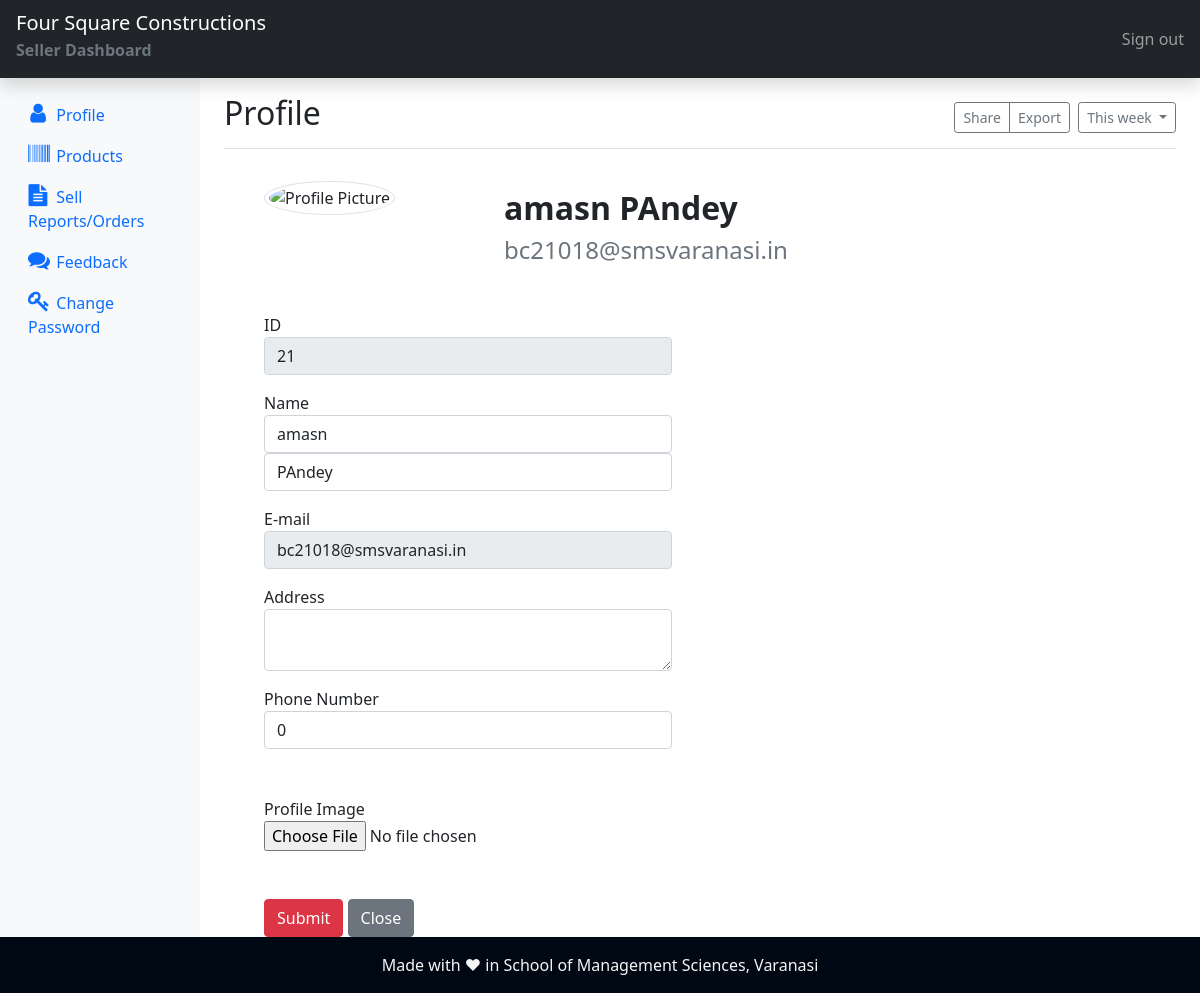
Screenshot of /seller/profile.php (signed in) with the database file from the repository.
### tables this page shows
CREATE TABLE `seller` (
  `se_id` int(11) NOT NULL,
  `se_fname` varchar(255) NOT NULL,
  `se_lname` varchar(255) NOT NULL,
  `se_email` varchar(255) NOT NULL,
  `se_password` varchar(255) NOT NULL,
  `se_img` text NOT NULL,
  `se_number` varchar(11) NOT NULL,
  `se_address` varchar(255) NOT NULL
);

### seller/profile.php (the view, shortened to what this page needs)
<?php
include("dashboard/header.inc.php");
include("dashboard/sidepane.inc.php");
include_once('../dbconnection.php');
?>
    <main class="col-md-9 ms-sm-auto col-lg-10 px-md-4">
      <div class="d-flex justify-content-between flex-wrap flex-md-nowrap align-items-center pt-3 pb-2 mb-3 border-bottom">
        <h1 class="h2">Profile</h1>
        <div class="btn-toolbar mb-2 mb-md-0">
          <div class="btn-group me-2">
            <button type="button" class="btn btn-sm btn-outline-secondary">Share</button>
            <button type="button" class="btn btn-sm btn-outline-secondary">Export</button>
          </div>
          <button type="button" class="btn btn-sm btn-outline-secondary dropdown-toggle">
            This week
          </button>
        </div>
      </div>
      <?php
      $sql = "SELECT * FROM seller WHERE se_email = '{$_SESSION['sellerEmail']}'";
      $result = $conn->query($sql);
      $row = $result->fetch_assoc();
      ?>
      <div class="container-fluid">
        <div class="row">
          <div class="col-md-3">
            <div class="m-3 p 2">
              <img src="<?php if(isset($row['se_img'])){echo $row['se_img'];} ?>" class="img-thumbnail rounded-circle" alt="Profile Picture">
            </div>
          </div>
          <div class="col-md-9 d-flex align-items-center">
            <div class="m-3 p-2">
              <p class="h2"><strong><?php if(isset($row['se_fname'])){echo ($row['se_fname'] ." " . $row['se_lname']);} ?></strong></p>
              <p class="h4 text-muted"><?php if(isset($row['se_email'])){echo $row['se_email'];} ?></p>
            </div>
          </div>
          <div class="col-lg-6">
            <div class="m-2 p-2">
              <form action="" method="POST" enctype="multipart/form-data">
                <div class="form-group mb-3">
                  <label for="se_name">ID</label>
                  <input type="text" class="form-control" id="se_id" name="se_id" placeholder="" value="<?php if(isset($row['se_id'])){echo $row['se_id'];} ?>" readonly>
                </div>
                <div class="form-group mb-3">
                  <label for="se_name">Name</label>
                  <input type="text" class="form-control" id="se_fname" name="se_fname" placeholder="" value="<?php if(isset($row['se_fname'])){echo $row['se_fname'];} ?>">
                  <input type="text" class="form-control" id="se_lname" name="se_lname" placeholder="" value="<?php if(isset($row['se_lname'])){echo $row['se_lname'];} ?>">
                </div>
                <div class="form-group mb-3">
                  <label for="se_quantity">E-mail</label>
                  <input type="text" class="form-control" id="se_email" name="se_email" value="<?php if(isset($row['se_email'])){echo $row['se_email'];} ?>" readonly>
                </div>
                <div class="form-group mb-3">
                  <label for="se_address">Address</label>
                  <textarea type="text" class="form-control" id="se_address" name="se_address"><?php if(isset($row['se_address'])){echo $row['se_address'];} ?></textarea>
                </div>
                <div class="form-group mb-3">
                  <label for="se_origional_price">Phone Number</label>
                  <input type="text" class="form-control" id="se_number" name="se_number" value="<?php if(isset($row['se_number'])){echo $row['se_number'];} ?>">
                </div>
                <div class="form-group my-5">
                  <label for="se_img">Profile Image</label>
                  <input type="file" class="form-control-file" id="se_img" name="se_img">
                </div>
                <div class="text_center my-3">
                  <button type="submit" class="btn btn-danger" id="profileSubmitBtn" name="profileSubmitBtn">Submit</button>
                  <a href="profile.php" class="btn btn-secondary">Close</a>
                </div>
              </form>
            </div>
          </div>
        </div>
      </div>
    </main>
  </div>
</div>
<?php include("dashboard/footer.inc.php") ?>
</body>
</html>

### rows the page displays
seller: se_fname "amasn", se_lname "PAndey", se_email "bc21018@smsvaranasi.in", se_id "21", se_number "0"
